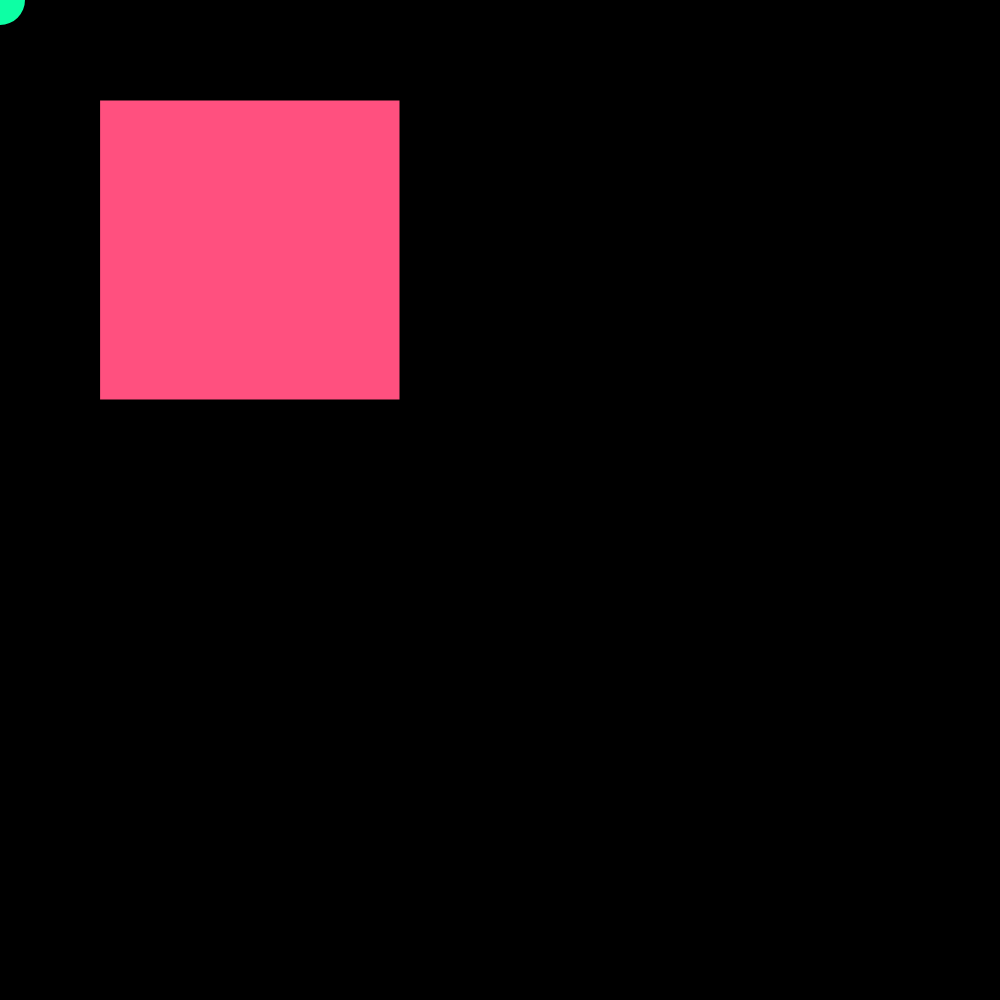
Frame 1 (no input)
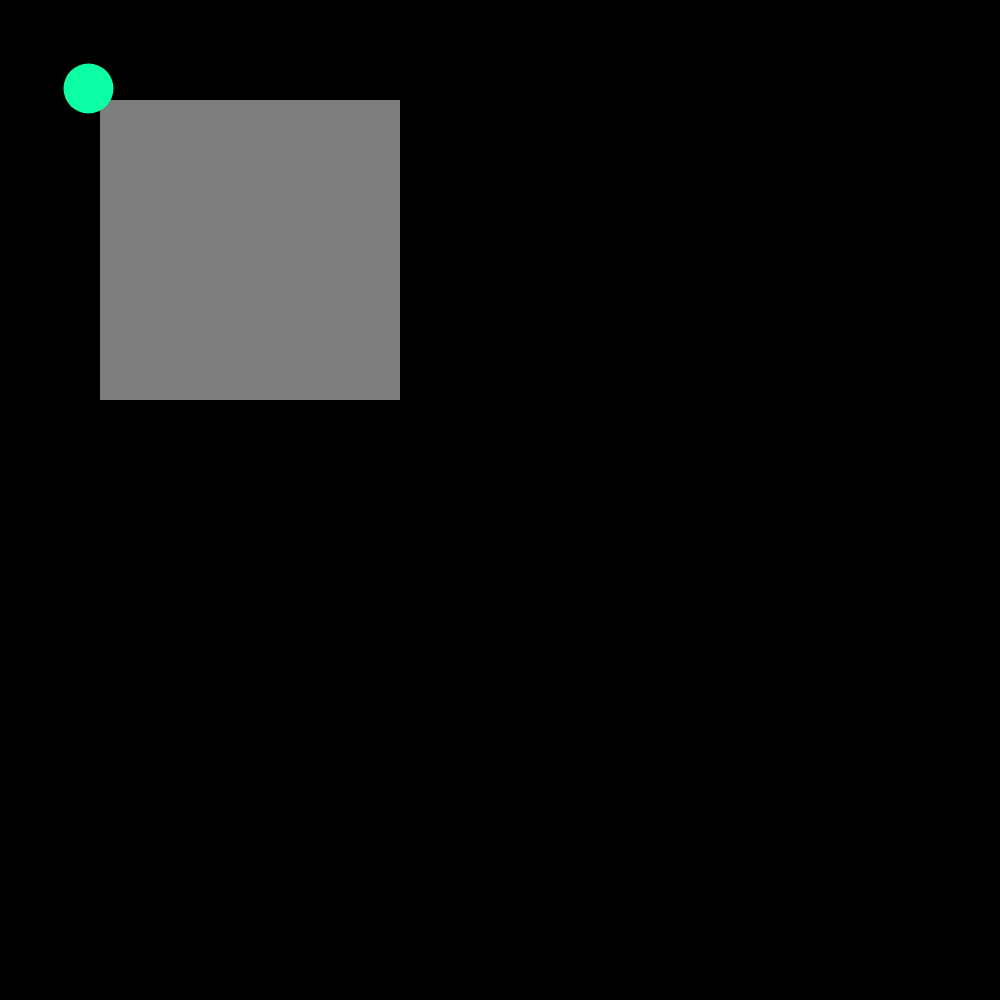
Frame 60 (no input)
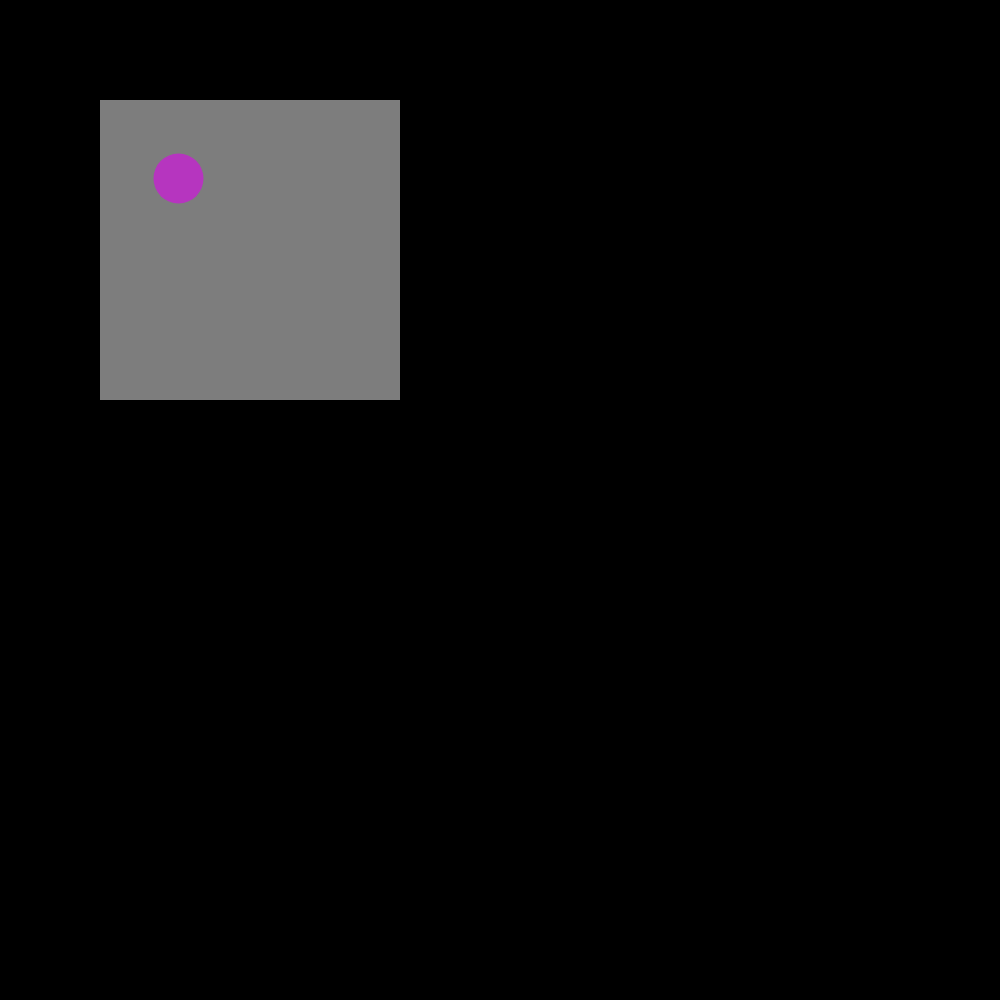
Frame 120 (the mouse pressed at the canvas centre since frame 60)

The p5.js sketch that drew these frames (run headless with seeded random() and noise() and a simulated clock; from frame 60 on, the mouse is pressed at the canvas centre):

// p5.js sketch
// ── sketch.js
////////////////////////////////////////
//Julia Burnett - Project 1 - 2/9/2021//
////////////////////////////////////////

//Module 1 - Processing Review Assignment

//this shows the colors used
// Declare and initialize colors
let bgc; // Declare bgc without initialization here to avoid issues
let ballColor;
let boxColor;
let textColor;

// Box dimensions and position
let boxX = 100;
let boxY = 100;
let boxW = 300;
let boxH = 300;

// Text properties
let t;
let textX = 100;
let textY = 50;
let textW = 100;
let textH = 100;

// Circle properties
let circleX = 0;
let circleY = 0;
let circleW = 50;
let circleH = 50;
let xSpeed = 1.5;
let ySpeed = 1.5;

function setup() {
  createCanvas(1000, 1000);
  bgc = color(0); // Initialize bgc here
  ballColor = color(13, 255, 164);
  boxColor = color(255, 80, 127);
  textColor = color(70, 255, 10);
  t = "Congrats! You choose '" + ballColor + "'";
}

function draw() {
  background(bgc);

  fill(boxColor);
  rect(boxX, boxY, boxW, boxH);

  if (mouseIsOverBox()) {
    boxColor = color(255, 108, 150);
  } else {
    boxColor = color(125);
  }

  noStroke();

  fill(ballColor);
  ellipse(circleX, circleY, circleW, circleH);

  circleX += xSpeed;
  circleY += ySpeed;

  // Bounce off left and right
  if (circleX < 0 || circleX > width) {
    xSpeed *= -1;
  }

  // Bounce off top and bottom
  if (circleY < 0 || circleY > height) {
    ySpeed *= -1;
  }
}

function mousePressed() {
  ballColor = color(random(255), random(255), random(255));
  fill(textColor);
  textSize(20);
  textAlign(CENTER, CENTER);
  text(t, textX, textY, textW, textH); // Text wraps within text box
}

function keyPressed() {
  bgc = color(random(255), random(255), random(255));
  console.log("Congrats, you pressed '" + key + "' key");
}

function mouseIsOverBox() {
  return (mouseX > boxX && mouseX < boxX + boxW) && (mouseY > boxY && mouseY < boxY + boxH);
}
// ── project1.html
<!DOCTYPE html>
<html lang="en">
<head>
  <meta charset="UTF-8">
  <meta name="viewport" content="width=device-width, initial-scale=1.0">
  <title>Julia Burnett - Project 1</title>
  <script src="https://cdnjs.cloudflare.com/ajax/libs/p5.js/1.4.0/p5.js"></script>
</head>
<body>
  <script>
    ////////////////////////////////////////
    //Julia Burnett - Project 1 - 2/9/2021//
    ////////////////////////////////////////

    //Module 1 - Processing Review Assignment

    //this shows the colors used
    let bgc = color(0);
    let ballColor = color(13, 255, 164);
    let boxColor = color(255, 80, 127);
    let textColor = color(70, 255, 10);

    //this shows the boxes dimensions
    let boxX = 100;
    let boxY = 100;
    let boxW = 300;
    let boxH = 300;

    let t = "Congrats! You choose '" + ballColor + "'";
    let textX = 100;
    let textY = 50;
    let textW = 100;
    let textH = 100;

    let circleX = 0;
    let circleY = 0;
    let circleW = 50;
    let circleH = 50;
    let xSpeed = 1.5;
    let ySpeed = 1.5;

    function setup() {
      createCanvas(500, 500);
    }

    function draw() {
      background(bgc);

      fill(boxColor);
      rect(boxX, boxY, boxW, boxH);

      if (mouseIsOverBox()) {
        boxColor = color(255, 108, 150);
      } else {
        boxColor = color(125);
      }

      noStroke();

      fill(ballColor);
      ellipse(circleX, circleY, circleW, circleH);

      circleX = circleX + xSpeed;
      circleY = circleY + ySpeed;

      //bounce off left and right
      if (circleX < 0 || circleX > width) {
        xSpeed = xSpeed * -1;
      }

      // bounce off top and bottom
      if (circleY < 0 || circleY > height) {
        ySpeed = ySpeed * -1;
      }
    }

    function mousePressed() {
      ballColor = color(random(255), random(255), random(255));

      fill(textColor);
      textSize(20);
      textAlign(CENTER, CENTER);
      text(t, textX, textY, textW, textH);  // Text wraps within text box
    }

    function keyPressed() {
      bgc = color(random(255), random(255), random(255));
      console.log("Congrats, you pressed '" + key + "' key");
    }

    function mouseIsOverBox() {
      if ((mouseX > boxX && mouseX < boxX + boxW) && (mouseY > boxY && mouseY < boxY + boxH)) {
        return true;
      } else {
        return false;
      }
    }
  </script>
</body>
</html>
